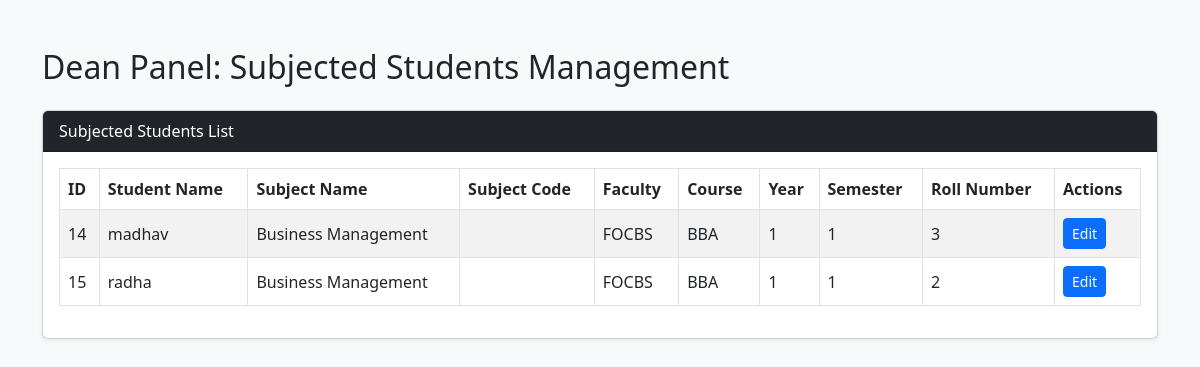
Before: /dean/dean_subjected_students.php with the older database file.
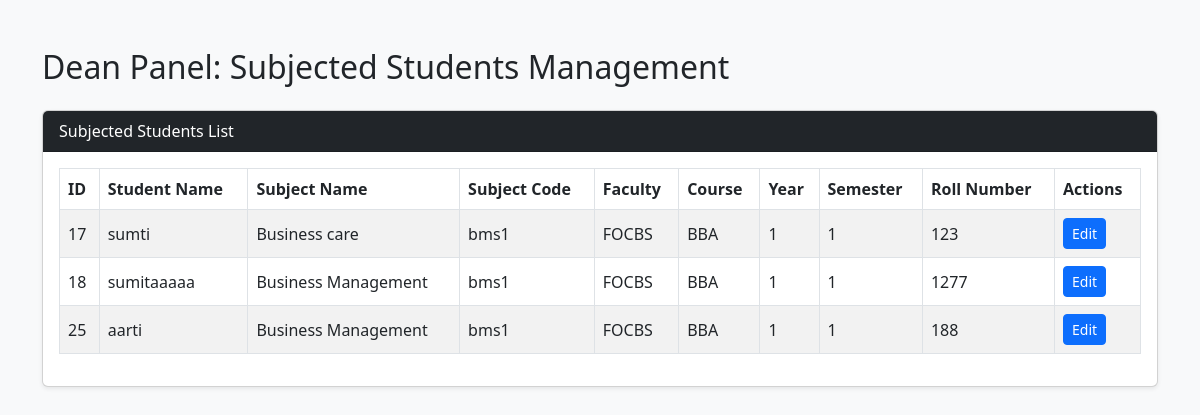
After: the same page with the newer database file.
### tables this page shows
CREATE TABLE `subjected_student` (
  `id` int(11) NOT NULL,
  `student_name` varchar(122) NOT NULL,
  `subject_name` varchar(122) NOT NULL,
  `subject_code` varchar(122) NOT NULL,
  `faculty` varchar(122) NOT NULL,
  `course` varchar(122) NOT NULL,
  `year` int(11) NOT NULL,
  `semester` int(11) NOT NULL,
  `roll_number` int(11) NOT NULL,
  `session` varchar(11) NOT NULL
);

### dean/dean_subjected_students.php (the view, shortened to what this page needs)
<?php
$host = '127.0.0.1';
$dbname = 'mhu-ams';
$username = 'root';
$password = '';
try {
    $pdo = new PDO("mysql:host=$host;dbname=$dbname;charset=utf8mb4", $username, $password);
    $pdo->setAttribute(PDO::ATTR_ERRMODE, PDO::ERRMODE_EXCEPTION);
} catch (PDOException $e) {
    die("Connection failed: " . $e->getMessage());
}
$stmt = $pdo->query("SELECT * FROM subjected_student");
$students = $stmt->fetchAll(PDO::FETCH_ASSOC);
?>
<!DOCTYPE html>
<html lang="en">
<head>
    <link href="https://cdn.jsdelivr.net/npm/bootstrap@5.3.0/dist/css/bootstrap.min.css" rel="stylesheet">
</head>
<body class="bg-light">
<div class="container my-5">
    <h2 class="mb-4">Dean Panel: Subjected Students Management</h2>
    <div class="card shadow-sm">
        <div class="card-header bg-dark text-white">Subjected Students List</div>
        <div class="card-body">
            <div class="table-responsive">
                <table class="table table-bordered table-striped align-middle">
                    <thead>
                        <tr>
                            <th>ID</th>
                            <th>Student Name</th>
                            <th>Subject Name</th>
                            <th>Subject Code</th>
                            <th>Faculty</th>
                            <th>Course</th>
                            <th>Year</th>
                            <th>Semester</th>
                            <th>Roll Number</th>
                            <th>Actions</th>
                        </tr>
                    </thead>
                    <tbody>
                        <?php if (count($students) > 0): ?>
                            <?php foreach ($students as $student): ?>
                                <tr>
                                    <td><?= htmlspecialchars($student['id']) ?></td>
                                    <td><?= htmlspecialchars($student['student_name']) ?></td>
                                    <td><?= htmlspecialchars($student['subject_name']) ?></td>
                                    <td><?= htmlspecialchars($student['subject_code']) ?></td>
                                    <td><?= htmlspecialchars($student['faculty']) ?></td>
                                    <td><?= htmlspecialchars($student['course']) ?></td>
                                    <td><?= htmlspecialchars($student['year']) ?></td>
                                    <td><?= htmlspecialchars($student['semester']) ?></td>
                                    <td><?= htmlspecialchars($student['roll_number']) ?></td>
                                    <td>
                                        <a href="dean_subjected_students.php?edit_id=<?= $student['id'] ?>" class="btn btn-sm btn-primary">Edit</a>
                                    </td>
                                </tr>
                            <?php endforeach; ?>
                        <?php else: ?>
                            <tr>
                                <td colspan="10" class="text-center">No records found.</td>
                            </tr>
                        <?php endif; ?>
                    </tbody>
                </table>
            </div>
        </div>
    </div>
</div>
</body>
</html>

Changed rows visible on the page:
removed subjected_student: id "14", student_name "madhav", subject_name "Business Management", faculty "FOCBS", course "BBA", year "1", semester "1", roll_number "3"
removed subjected_student: id "15", student_name "radha", subject_name "Business Management", faculty "FOCBS", course "BBA", year "1", semester "1", roll_number "2"
added subjected_student: id "17", student_name "sumti", subject_name "Business care", subject_code "bms1", faculty "FOCBS", course "BBA", year "1", semester "1", roll_number "123"
added subjected_student: id "18", student_name "sumitaaaaa", subject_name "Business Management", subject_code "bms1", faculty "FOCBS", course "BBA", year "1", semester "1", roll_number "1277"
added subjected_student: id "25", student_name "aarti", subject_name "Business Management", subject_code "bms1", faculty "FOCBS", course "BBA", year "1", semester "1", roll_number "188"
